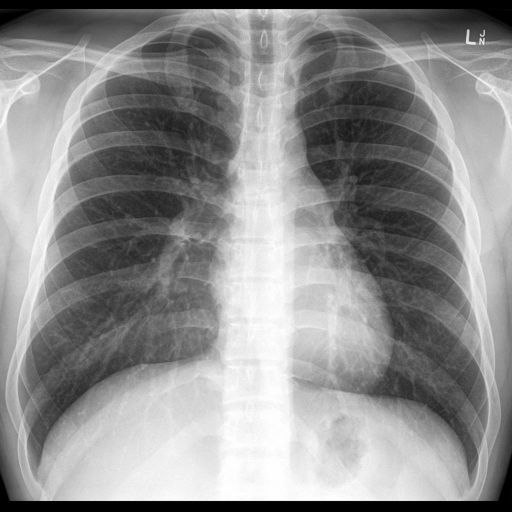
#> input picture pic06/xray.jpg, 1024 x 1024 px, found by its file name (shown at 1/2 size)
$ jupyter execute s6-part4.ipynb
#> lines starting #> are read from the running program, lines starting #| are printed output that depends on the picture
[cell 1]
import cv2,matplotlib.pyplot as plt,numpy as np

[cell 2]
image=cv2.imread(r"C:\Users\Student\Desktop\pic06\xray.jpg",0)
#> image is the input picture: shape (1024, 1024); min 0, max 255, mean 141.9
result=cv2.equalizeHist(image)
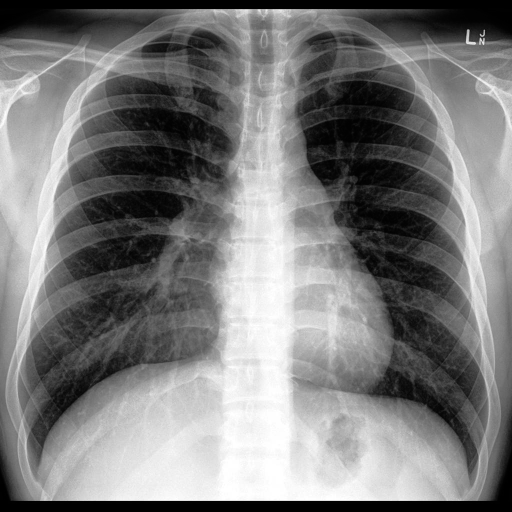
#> result: shape (1024, 1024) (shown at 1/2 size); min 0, max 255, mean 123.3
plt.figure(figsize=[12,7])
plt.subplot(221);plt.imshow(image,cmap="gray");plt.title("original")
plt.subplot(222);plt.hist(image.ravel(),256)
plt.subplot(223);plt.imshow(result,cmap="gray");plt.title("equalize hist")
plt.subplot(224);plt.hist(result.ravel(),256)
plt.show()
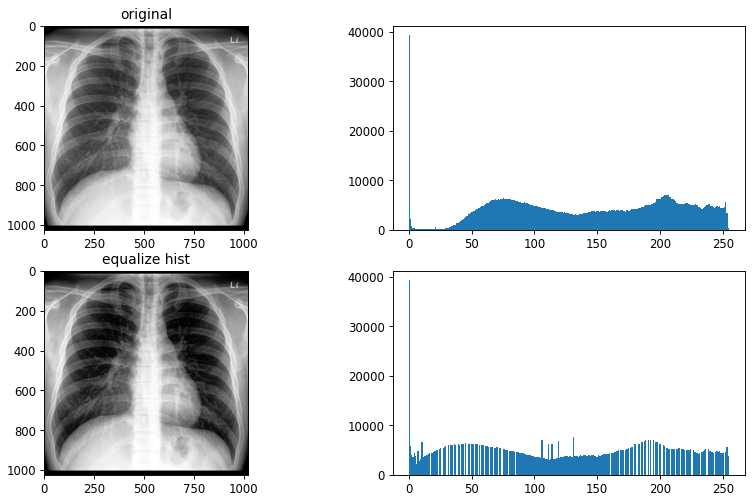
#> figure drawn by matplotlib, 4 panels; panel 2: tallest bar 39299 high, from x = 0 to 0.996; panel 4: tallest bar 39299 high, from x = 0 to 0.996

[cell 3]
image=cv2.imread(r"C:\Users\Student\Desktop\pic06\0000.jpeg",0)
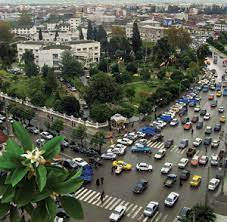
#> input picture pic06/0000.jpeg, 227 x 222 px, found by its file name
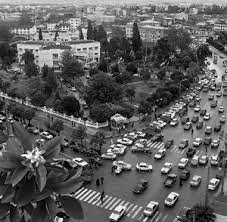
#> image: shape (222, 227); min 0, max 255, mean 93
result=cv2.equalizeHist(image)
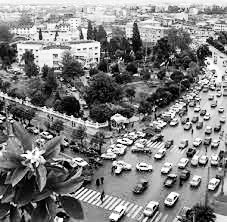
#> result: shape (222, 227); min 0, max 255, mean 127.5
plt.figure(figsize=[12,7])
plt.subplot(221);plt.imshow(image,cmap="gray");plt.title("original")
plt.subplot(222);plt.hist(image.ravel(),256)
plt.subplot(223);plt.imshow(result,cmap="gray");plt.title("equalize hist")
plt.subplot(224);plt.hist(result.ravel(),256)
plt.show()
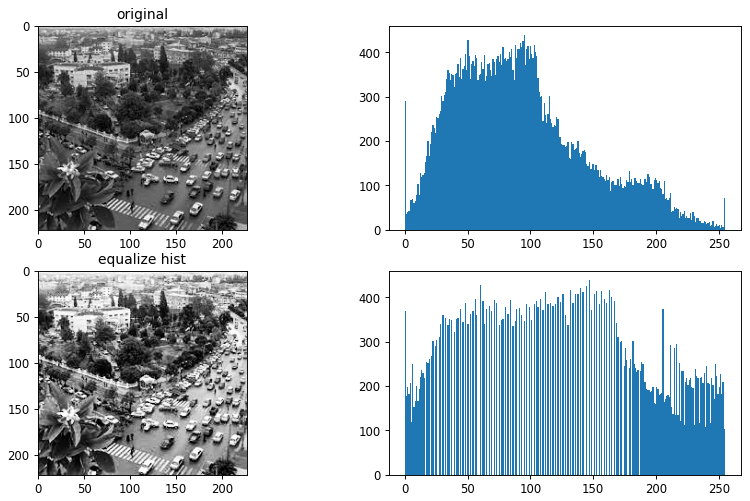
#> figure drawn by matplotlib, 4 panels; panel 2: tallest bar 438 high, from x = 94.63 to 95.62; panel 4: tallest bar 438 high, from x = 146.4 to 147.4
